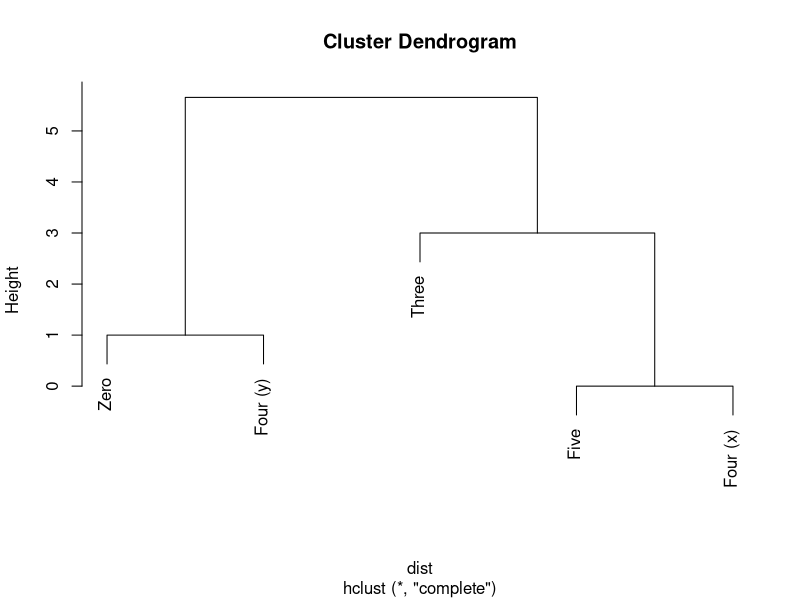

R code for this plot:
abc <- matrix (
   c( 0, 0, 0,
      0, 0, 3,
      0, 4, 0,
      0, 4, 3,
      4, 0, 0),
    ncol = 3
)

rownames(abc) <- c('Zero', 'Three', 'Four (y)', 'Five', 'Four (x)')

dist <- dist(abc)

as.matrix(dist)

clust <- hclust(dist)

X11()

plot(clust)

z <- locator(1)
